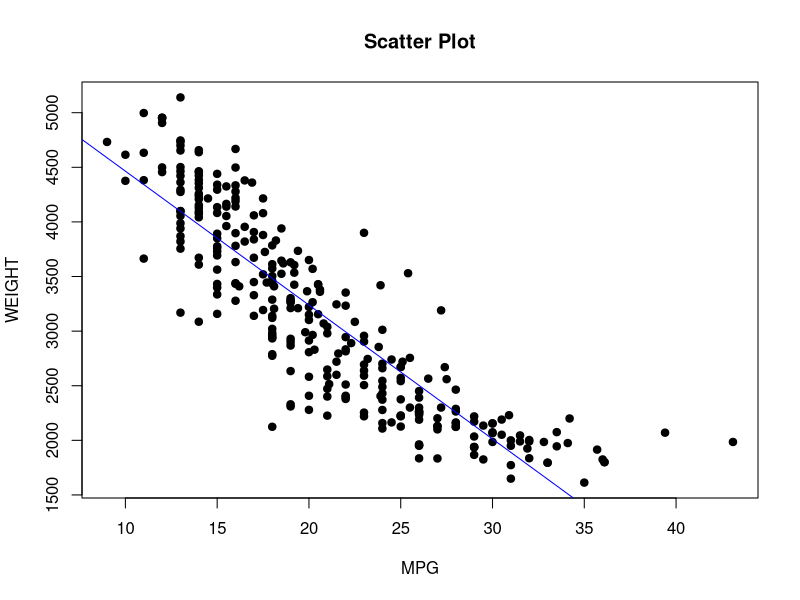

This figure's R source:
# Taking two numeric Vectorin same length 
x= c(15,18,21,15,21)
y=c(25,25,27,27,27)

## Calculating correlation coefficent using cor method

result_1 = cor(x,y,method="spearman")

## print the result

cat("spearman correlation coefficent is:", result_1)

## Calculating correlation coefficient using cor.test()method

result_2 = cor.test(x,y,method="spearman")
## print the result_2

print(result_2)

##Example with dataset

setwd("D:/R_programming/Practice file/Code_store_file/NBICTLAB_RDSML_B5_serial_num_58")
Dataset <- read.csv("Auto.csv")
Dataset
View(Dataset)
attach(Dataset)

##3Running the test 

cor.test(mpg, weight, method="spearman")

# Data visualization
plot(mpg, weight,main="Scatter Plot",xlab = "MPG",
     ylab="WEIGHT",pch=19)
abline(lm(weight~mpg),col="blue")
